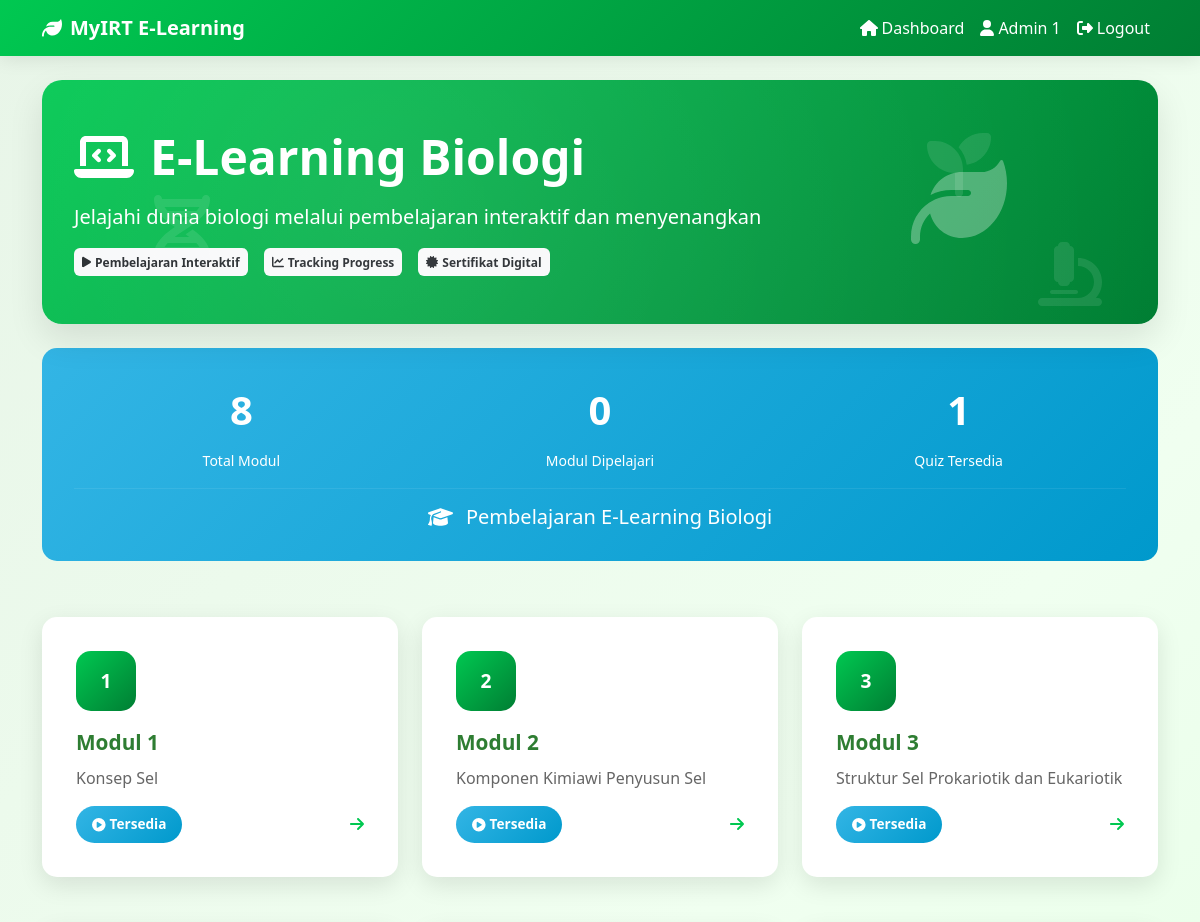
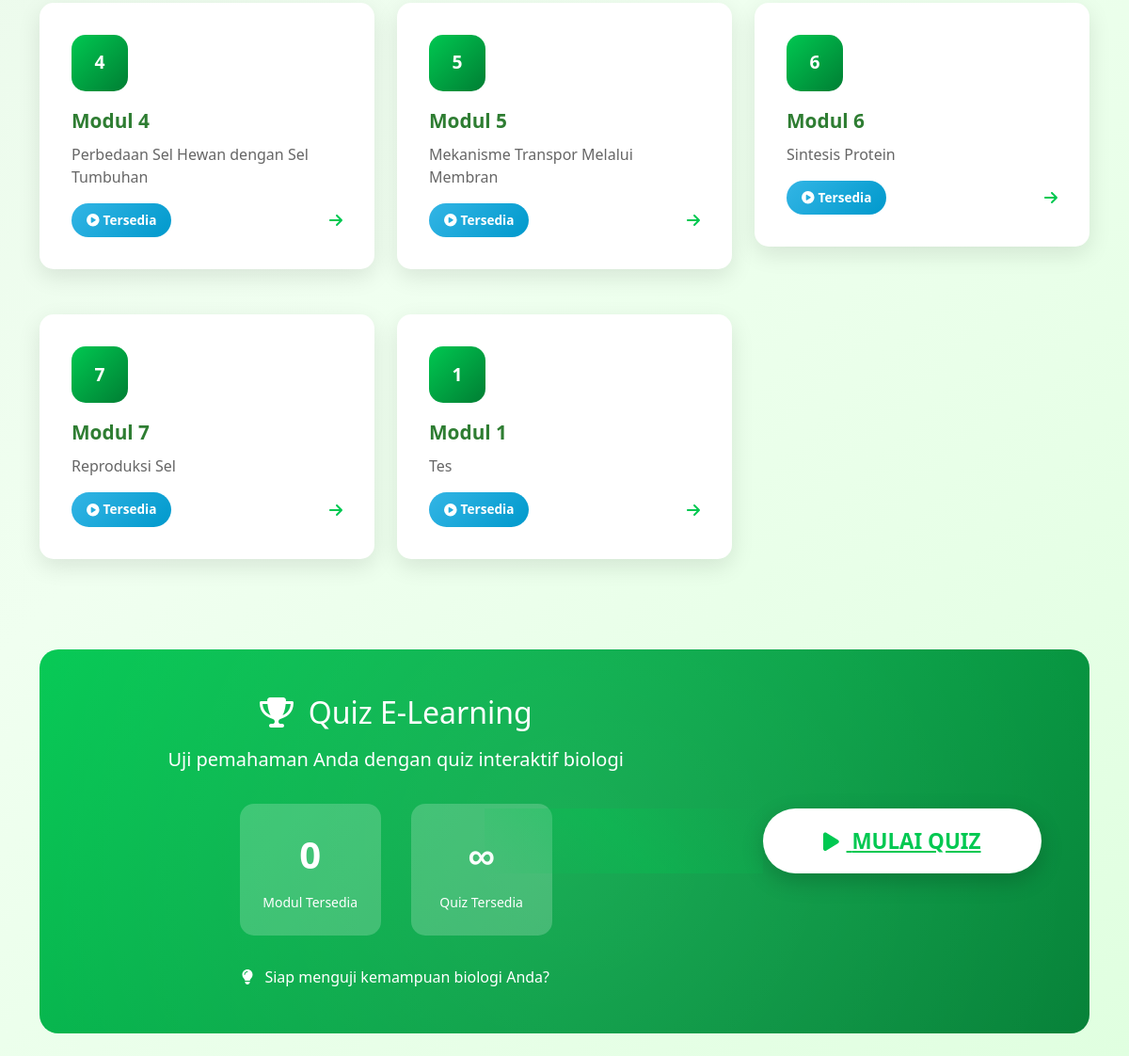
The page /student/index-e-learning.php (signed in) on the database its author committed (2 pictures, top to bottom).
### tables this page shows
CREATE TABLE `module` (
  `id` int NOT NULL,
  `module_desc` varchar(255) NOT NULL,
  `sub_topic_id` int NOT NULL,
  `number` int NOT NULL,
  `module_level` enum('1','2','3') NOT NULL
);

### student/index-e-learning.php (the view, shortened to what this page needs)
<?php
include('../config/db.php');
$level_modul = [1, 2, 3];
?>
<!doctype html>
<html class="no-js" lang="en" dir="ltr">
<head>
    <link href="https://cdn.jsdelivr.net/npm/bootstrap@5.2.3/dist/css/bootstrap.min.css" rel="stylesheet">
</head>
<body>
    <nav class="navbar navbar-expand-lg" style="background: var(--elearning-primary); box-shadow: 0 2px 20px rgba(0,0,0,0.1);">
        <div class="container">
            <a class="navbar-brand text-white fw-bold" href="index.php">
                <i class="fas fa-leaf me-2"></i>MyIRT E-Learning
            </a>
            <div class="collapse navbar-collapse" id="navbarNav">
                <ul class="navbar-nav ms-auto">
                    <li class="nav-item">
                        <a class="nav-link text-white" href="index.php">
                            <i class="fas fa-home me-1"></i>Dashboard
                        </a>
                    </li>
                    <li class="nav-item">
                        <a class="nav-link text-white" href="#">
                            <i class="fas fa-user me-1"></i><?php echo $_SESSION['name']; ?>
                        </a>
                    </li>
                    <li class="nav-item">
                        <a class="nav-link text-white" href="../sign-out.php">
                            <i class="fas fa-sign-out-alt me-1"></i>Logout
                        </a>
                    </li>
                </ul>
            </div>
        </div>
    </nav>
    <div class="container-fluid py-4">
        <div class="container">
            <div class="row mb-4">
                <div class="col-12">
                    <div class="elearning-card">
                        <div class="elearning-header">
                            <div class="floating-icons icon1">
                                <i class="fas fa-seedling"></i>
                            </div>
                            <div class="floating-icons icon2">
                                <i class="fas fa-dna"></i>
                            </div>
                            <div class="floating-icons icon3">
                                <i class="fas fa-microscope"></i>
                            </div>
                            <div class="row align-items-center">
                                <div class="col-lg-8">
                                    <h1 class="display-5 fw-bold mb-3">
                                        <i class="fas fa-laptop-code me-3"></i>E-Learning Biologi
                                    </h1>
                                    <p class="lead mb-3">Jelajahi dunia biologi melalui pembelajaran interaktif dan menyenangkan</p>
                                    <div class="d-flex flex-wrap gap-3">
                                        <span class="badge bg-light text-dark p-2">
                                            <i class="fas fa-play me-1"></i>Pembelajaran Interaktif
                                        </span>
                                        <span class="badge bg-light text-dark p-2">
                                            <i class="fas fa-chart-line me-1"></i>Tracking Progress
                                        </span>
                                        <span class="badge bg-light text-dark p-2">
                                            <i class="fas fa-certificate me-1"></i>Sertifikat Digital
                                        </span>
                                    </div>
                                </div>
                                <div class="col-lg-4 text-center">
                                    <i class="fas fa-leaf" style="font-size: 6rem; opacity: 0.3;"></i>
                                </div>
                            </div>
                        </div>
                    </div>
                </div>
            </div>
            <?php
            $sql_modules = "SELECT COUNT(*) as total FROM module";
            $query_modules = mysqli_query($conn, $sql_modules);
            $module_result = mysqli_fetch_assoc($query_modules);
            $total_modules = $module_result['total'] ?? 7;
            $sql_learned = "SELECT * FROM module_learned WHERE student_id = '{$_SESSION['student_id']}'";
            $query_learned = mysqli_query($conn, $sql_learned);
            $learned_module = mysqli_num_rows($query_learned);
            ?>
            <div class="row mb-4">
                <div class="col-12">
                    <div class="progress-section">
                        <div class="row text-center">
                            <div class="col-md-4">
                                <div class="stat-number"><?php echo $total_modules; ?></div>
                                <small>Total Modul</small>
                            </div>
                            <div class="col-md-4">
                                <div class="stat-number"><?php echo $learned_module; ?></div>
                                <small>Modul Dipelajari</small>
                            </div>
                            <div class="col-md-4">
                                <div class="stat-number">1</div>
                                <small>Quiz Tersedia</small>
                            </div>
                        </div>
                        <hr class="my-3" style="border-color: rgba(255,255,255,0.3);">
                        <div class="text-center">
                            <h5 class="mb-0">
                                <i class="fas fa-graduation-cap me-2"></i>
                                Pembelajaran E-Learning Biologi
                            </h5>
                        </div>
                    </div>
                </div>
            </div>
            <div class="row">
                <?php
                if (isset($level_modul)) {
                    $sql = "SELECT * FROM module";
                    $query = mysqli_query($conn, $sql);
                    $result = mysqli_fetch_all($query, MYSQLI_ASSOC);
                    $learned_modules = [];
                    foreach ($result as $key => $r) {
                        $is_completed = in_array($r['id'], $learned_modules);
                        $status_class = $is_completed ? 'status-completed' : 'status-available';
                        $status_text = $is_completed ? 'Selesai' : 'Tersedia';
                        $status_icon = $is_completed ? 'fas fa-check-circle' : 'fas fa-play-circle';
                ?>
                <div class="col-lg-4 col-md-6 mb-4">
                    <a href="module-e-learning.php?module=<?php echo $r['id']; ?>" class="text-decoration-none">
                        <div class="module-card">
                            <div class="module-number">
                                <?php echo $r['number']; ?>
                            </div>
                            <div class="module-title">
                                Modul <?php echo $r['number']; ?>
                            </div>
                            <div class="module-description">
                                <?php echo $r['module_desc']; ?>
                            </div>
                            <div class="d-flex justify-content-between align-items-center">
                                <span class="module-status <?php echo $status_class; ?>">
                                    <i class="<?php echo $status_icon; ?> me-1"></i>
                                    <?php echo $status_text; ?>
                                </span>
                                <div class="text-end">
                                    <i class="fas fa-arrow-right" style="color: #00C851;"></i>
                                </div>
                            </div>
                        </div>
                    </a>
                </div>
                <?php
                    }
                } ?>
            </div>
            <div class="row">
                <div class="col-12">
                    <div class="quiz-section">
                        <div class="row align-items-center">
                            <div class="col-lg-8">
                                <h2 class="mb-3">
                                    <i class="fas fa-trophy me-3"></i>Quiz E-Learning
                                </h2>
                                <p class="lead mb-3">
                                    Uji pemahaman Anda dengan quiz interaktif biologi
                                </p>
                                <div class="stats-row">
                                    <div class="stat-item">
                                        <span class="stat-number"><?php echo $learned_module; ?></span>
                                        <small>Modul Tersedia</small>
                                    </div>
                                    <div class="stat-item">
                                        <span class="stat-number">∞</span>
                                        <small>Quiz Tersedia</small>
                                    </div>
                                </div>
                                <p class="mb-0">
                                    <i class="fas fa-lightbulb me-2"></i>
                                    Siap menguji kemampuan biologi Anda?
                                </p>
                            </div>
                            <div class="col-lg-4 text-center">
                                <a href="quiz-e-learning.php" class="btn-quiz">
                                    <i class="fas fa-play me-2"></i>
                                    MULAI QUIZ
                                </a>
                            </div>
                        </div>
                    </div>
                </div>
            </div>
        </div>
    </div>
</body>
</html>

### student/index-e-learning.php (style rules this page uses)
:root { --elearning-primary: linear-gradient(135deg, #00C851 0%, #007E33 100%); --elearning-secondary: linear-gradient(135deg, #FF8800 0%, #FF6600 100%); --elearning-success: linear-gradient(135deg, #00bb2d 0%, #009688 100%); --elearning-info: linear-gradient(135deg, #33b5e5 0%, #0099cc 100%); --elearning-warning: linear-gradient(135deg, #ffbb33 0%, #ff8800 100%); --elearning-danger: linear-gradient(135deg, #ff4444 0%, #cc0000 100%); }
body { background: linear-gradient(135deg, #E8F5E8 0%, #F0FFF0 50%, #E0FFE0 100%); font-family: 'Segoe UI', Tahoma, Geneva, Verdana, sans-serif; min-height: 100vh; }
.elearning-card { border-radius: 20px; box-shadow: 0 15px 35px rgba(0,0,0,0.1); border: none; backdrop-filter: blur(10px); background: rgba(255, 255, 255, 0.95); overflow: hidden; }
.elearning-header { background: var(--elearning-primary); color: white; padding: 3rem 2rem; position: relative; overflow: hidden; }
.elearning-header::before { content: ''; position: absolute; top: -50%; right: -30%; width: 200%; height: 200%; background: radial-gradient(circle, rgba(255,255,255,0.1) 0%, transparent 70%); animation: elearningFloat 12s ease-in-out infinite; }
.module-card { background: white; border-radius: 15px; padding: 2rem; margin-bottom: 1.5rem; border: 2px solid transparent; transition: all 0.4s ease; position: relative; overflow: hidden; box-shadow: 0 8px 25px rgba(0,0,0,0.1); cursor: pointer; }
.module-card::before { content: ''; position: absolute; left: 0; top: 0; height: 100%; width: 6px; background: var(--elearning-primary); transform: scaleY(0); transition: transform 0.4s ease; }
.module-number { background: var(--elearning-primary); color: white; width: 60px; height: 60px; border-radius: 15px; display: flex; align-items: center; justify-content: center; font-weight: bold; font-size: 1.2rem; margin-bottom: 1rem; position: relative; }
.module-number::after { content: ''; position: absolute; width: 100%; height: 100%; border-radius: 15px; background: var(--elearning-secondary); opacity: 0; transform: scale(0); animation: moduleGlow 3s ease-in-out infinite; }
.module-title { font-size: 1.3rem; font-weight: bold; color: #2E7D32; margin-bottom: 0.5rem; }
.module-description { color: #666; font-size: 1rem; line-height: 1.5; margin-bottom: 1rem; }
.module-status { padding: 0.5rem 1rem; border-radius: 25px; font-weight: 600; font-size: 0.85rem; display: inline-flex; align-items: center; }
.status-available { background: var(--elearning-info); color: white; }
.progress-section { background: var(--elearning-info); color: white; padding: 2rem; border-radius: 15px; margin-bottom: 2rem; }
.quiz-section { background: var(--elearning-primary); border-radius: 20px; padding: 3rem 2rem; text-align: center; margin-top: 3rem; color: white; position: relative; overflow: hidden; }
.quiz-section::before { content: ''; position: absolute; top: -50%; left: -50%; width: 200%; height: 200%; background: radial-gradient(circle, rgba(255,255,255,0.1) 0%, transparent 70%); animation: quizPulse 4s ease-in-out infinite; }
.btn-quiz { background: white; color: #00C851; border: none; padding: 1.2rem 4rem; font-size: 1.4rem; font-weight: bold; border-radius: 50px; transition: all 0.4s ease; box-shadow: 0 8px 25px rgba(0,0,0,0.2); position: relative; overflow: hidden; }
.btn-quiz::before { content: ''; position: absolute; top: 0; left: -100%; width: 100%; height: 100%; background: linear-gradient(45deg, transparent, rgba(0,200,81,0.3), transparent); transition: left 0.5s ease; }
.stats-row { display: flex; gap: 2rem; justify-content: center; flex-wrap: wrap; margin: 2rem 0; }
.stat-item { background: rgba(255,255,255,0.2); border-radius: 15px; padding: 1.5rem; min-width: 150px; text-align: center; }
.stat-number { font-size: 2.5rem; font-weight: bold; display: block; margin-bottom: 0.5rem; }
.floating-icons { position: absolute; font-size: 4rem; opacity: 0.1; animation: floatIcons 6s ease-in-out infinite; }
.floating-icons.icon1 { top: 15%; right: 15%; animation-delay: 0s; }
.floating-icons.icon2 { bottom: 20%; left: 10%; animation-delay: 2s; }
.floating-icons.icon3 { top: 60%; right: 5%; animation-delay: 4s; }

### rows shown on the page
module: number "1", module_desc "Konsep Sel", id "Tersedia"
module: number "2", module_desc "Komponen Kimiawi Penyusun Sel", id "Tersedia"
module: number "3", module_desc "Struktur Sel Prokariotik dan Eukariotik", id "Tersedia"
module: number "4", module_desc "Perbedaan Sel Hewan dengan Sel Tumbuhan", id "Tersedia"
module: number "5", module_desc "Mekanisme Transpor Melalui Membran", id "Tersedia"
module: number "6", module_desc "Sintesis Protein", id "Tersedia"
module: number "7", module_desc "Reproduksi Sel", id "Tersedia"
module: number "1", module_desc "Tes", id "Tersedia"

### other values the page prints
$_SESSION['name'] "Admin 1"
$total_modules "8"
$learned_module "0"
